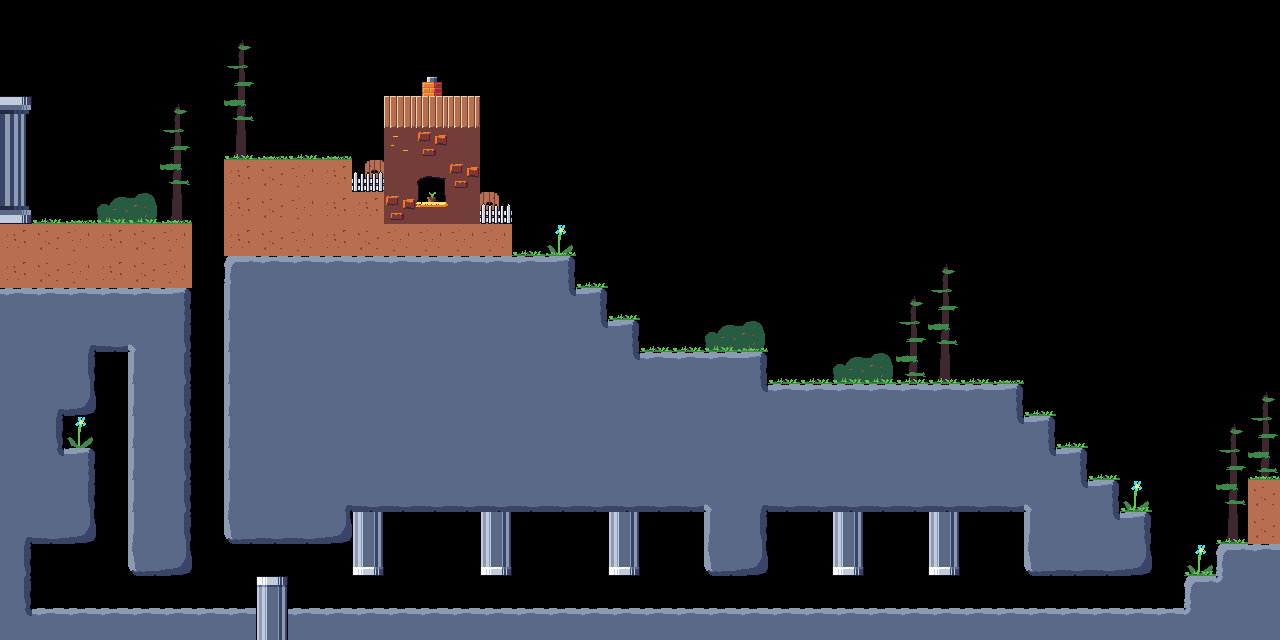

A 2D game scene composited from a Tiled map and its tileset images. What follows is a short description and the map's XML, with each tile layer's data collapsed to a summary:
An orthogonal 40x20 tile map with 32x32 px tiles, 2 tile layers (background, foreground), 2 tilesets and 10 objects (6x ranged, 2x melee, entrance, exit).

<map version="1.2" tiledversion="1.2.1" orientation="orthogonal" renderorder="right-down" width="40" height="20" tilewidth="32" tileheight="32" infinite="0" nextlayerid="4" nextobjectid="19">
 <tileset firstgid="1" name="tiles" tilewidth="32" tileheight="32" tilecount="64" columns="8">
  <image source="tiles.png" width="256" height="256" />
  <terraintypes>
   <terrain name="pillars" tile="0" />
   <terrain name="ground" tile="0" />
  </terraintypes>
  <tile id="0" terrain=",,,0">
   <properties>
    <property name="collides" type="bool" value="true" />
   </properties>
  </tile>
  <tile id="1" terrain=",,0,0">
   <properties>
    <property name="collides" type="bool" value="true" />
   </properties>
  </tile>
  <tile id="2" terrain=",,0,">
   <properties>
    <property name="collides" type="bool" value="true" />
   </properties>
  </tile>
  <tile id="3" terrain="0,0,0,">
   <properties>
    <property name="collides" type="bool" value="true" />
   </properties>
  </tile>
  <tile id="4" terrain="0,0,,0">
   <properties>
    <property name="collides" type="bool" value="true" />
   </properties>
  </tile>
  <tile id="5">
   <properties>
    <property name="collides" type="bool" value="true" />
   </properties>
  </tile>
  <tile id="8" terrain=",0,,0">
   <properties>
    <property name="collides" type="bool" value="true" />
   </properties>
  </tile>
  <tile id="9" terrain="0,0,0,0">
   <properties>
    <property name="collides" type="bool" value="true" />
   </properties>
  </tile>
  <tile id="10" terrain="0,,0,">
   <properties>
    <property name="collides" type="bool" value="true" />
   </properties>
  </tile>
  <tile id="11" terrain="0,,0,0">
   <properties>
    <property name="collides" type="bool" value="true" />
   </properties>
  </tile>
  <tile id="12" terrain=",0,0,0">
   <properties>
    <property name="collides" type="bool" value="true" />
   </properties>
  </tile>
  <tile id="13">
   <properties>
    <property name="collides" type="bool" value="true" />
   </properties>
  </tile>
  <tile id="16" terrain=",0,,">
   <properties>
    <property name="collides" type="bool" value="true" />
   </properties>
  </tile>
  <tile id="17" terrain="0,0,,">
   <properties>
    <property name="collides" type="bool" value="true" />
   </properties>
  </tile>
  <tile id="18" terrain="0,,,">
   <properties>
    <property name="collides" type="bool" value="true" />
   </properties>
  </tile>
  <tile id="21">
   <properties>
    <property name="collides" type="bool" value="true" />
   </properties>
  </tile>
  <tile id="24" terrain="1,1,1,1">
   <properties>
    <property name="collides" type="bool" value="true" />
   </properties>
  </tile>
  <tile id="25" terrain="1,1,1,1">
   <properties>
    <property name="collides" type="bool" value="true" />
   </properties>
  </tile>
  <tile id="26" terrain="1,1,1,1">
   <properties>
    <property name="collides" type="bool" value="true" />
   </properties>
  </tile>
  <tile id="27" terrain=",,1,1" />
  <tile id="28" terrain=",,1,1" />
  <tile id="32">
   <properties>
    <property name="collides" type="bool" value="true" />
   </properties>
  </tile>
  <tile id="43">
   <properties>
    <property name="collides" type="bool" value="true" />
   </properties>
  </tile>
  <tile id="44">
   <properties>
    <property name="collides" type="bool" value="true" />
   </properties>
  </tile>
  <tile id="45">
   <properties>
    <property name="collides" type="bool" value="true" />
   </properties>
  </tile>
  <tile id="46">
   <properties>
    <property name="collides" type="bool" value="true" />
   </properties>
  </tile>
  <tile id="47">
   <properties>
    <property name="collides" type="bool" value="true" />
   </properties>
  </tile>
  <tile id="51">
   <properties>
    <property name="collides" type="bool" value="true" />
   </properties>
  </tile>
  <tile id="52">
   <properties>
    <property name="collides" type="bool" value="true" />
   </properties>
  </tile>
  <tile id="53">
   <properties>
    <property name="collides" type="bool" value="true" />
   </properties>
  </tile>
  <tile id="54">
   <properties>
    <property name="collides" type="bool" value="true" />
   </properties>
  </tile>
  <tile id="55">
   <properties>
    <property name="collides" type="bool" value="true" />
   </properties>
  </tile>
  <tile id="59">
   <properties>
    <property name="collides" type="bool" value="true" />
   </properties>
  </tile>
  <tile id="60">
   <properties>
    <property name="collides" type="bool" value="true" />
   </properties>
  </tile>
  <tile id="61">
   <properties>
    <property name="collides" type="bool" value="true" />
   </properties>
  </tile>
 </tileset>
 <tileset firstgid="65" name="bgtiles" tilewidth="32" tileheight="32" tilecount="16" columns="4">
  <image source="bgtiles.png" width="128" height="128" />
 </tileset>
 <layer id="1" name="background" width="40" height="20">
  <data>[800 cells, 34 non-empty, 8 distinct tile ids]</data>
 </layer>
 <layer id="2" name="foreground" width="40" height="20">
  <data>[800 cells, 359 non-empty, 33 distinct tile ids]</data>
 </layer>
 <objectgroup id="3" name="objects">
  <object id="1" name="entrance" gid="7" x="32" y="224" width="64" height="64" />
  <object id="2" name="exit" gid="7" x="256" y="160" width="64" height="64" />
  <object id="11" name="ranged" gid="7" x="704" y="608" width="32" height="32" />
  <object id="12" name="ranged" gid="7" x="1056" y="608" width="32" height="32" />
  <object id="13" name="ranged" gid="7" x="768" y="384" width="32" height="32" />
  <object id="14" name="ranged" gid="7" x="640" y="352" width="32" height="32" />
  <object id="15" name="melee" gid="7" x="960" y="384" width="32" height="32" />
  <object id="16" name="ranged" gid="7" x="416" y="224" width="32" height="32" />
  <object id="17" name="ranged" gid="7" x="352" y="192" width="32" height="32" />
  <object id="18" name="melee" gid="7" x="512" y="256" width="32" height="32" />
 </objectgroup>
</map>
